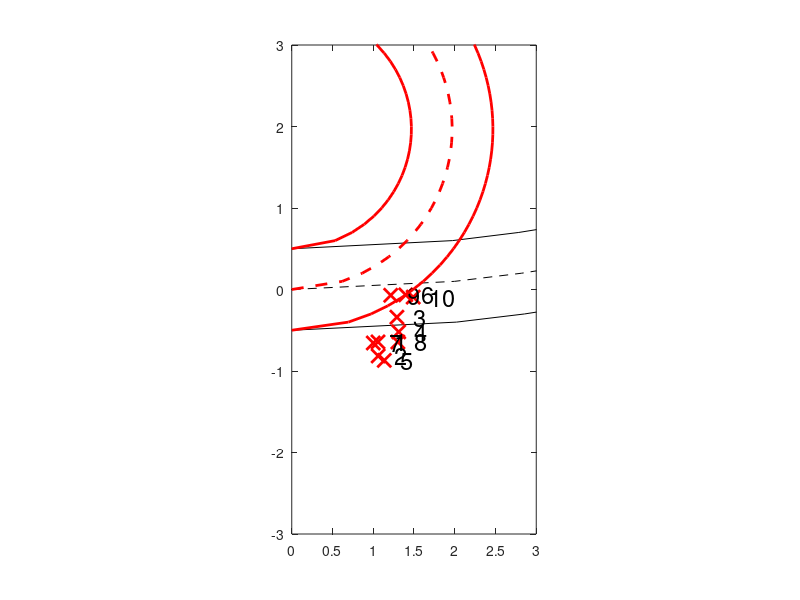

Reproduce this figure in MATLAB.
% This code creates obstacles at random points in front of the robot.
% It then calculates the radius of the constant curvature path that
% intersects with that point. Finally, it plots the obstacle and the path.

%% Create 'num_obs' obstacles at random x,y locations in front of the robot.
num_obs = 10;
% Define the box in front of the robot (0:xmax,-ymax:ymax)
xmax = 1.5;
xmin = 1;
ymax = 0;
ymin = -1;
% store random x and y points of obstacles in two arrays
% _tot suffix is used to designate these as all the obstacles
x_obs_tot = xmin + (xmax-xmin)*rand(num_obs,1);
y_obs_tot = ymin + (ymax-ymin)*rand(num_obs,1);

%% Define vehicle (max width and speed)
% Max width of vehicle
max_width = 1;
half_width = max_width/2;
% Commanded linear and angular velocity pre-obstacle avoidance
v_pre = 2;
omega_pre = .1;
% And the radius of curvature
R_pre = v_pre/omega_pre;

% Find which obstacles are in the path
% TODO: Add distance filter as well (only worry about close
% obstacles)
% The robot drives along a circle defined by R_pre. An inner and
% outer circle are offset from this by half_width.
in_path = @(x,y,r,w) sqrt(x.^2+(r-y).^2)>=(r-w/2) & ...
                     sqrt(x.^2+(r-y).^2)<=(r+w/2);
in_path_pre = in_path(x_obs_tot,y_obs_tot,R_pre,max_width);
x_obs = x_obs_tot(:);
y_obs = y_obs_tot(:);

% TODO: Once new path is found, see if an obstacle is in the new path. If a
% larger change is needed to avoid any new obstacles, see if turning the
% other direction is better. Keep checking until there are no obstacles in
% the new path.

%% Calculate ideal omega for obstacle avoidance
% Calculate the radius of curvature of a circle that would just touch those
% points on the left or right side. R_right means that the robot passes the
% obstacle to the right of the obstacle, and opposite for R_left.
R_left = ((x_obs).^2+(y_obs+half_width).^2)./(2*(y_obs+half_width))-half_width;
R_right = ((x_obs).^2+(y_obs-half_width).^2)./(2*(y_obs-half_width))+half_width;
R_pos = [R_left; R_right];
% Possible values of omega
omega_pos = v_pre./R_pos;

% Create a table of obstacle lable, x,y position, and left/right curvature.
% Sort left and right path's in order of increasing curvature. (1/R)
table = [(1:num_obs)' x_obs y_obs 1./R_left 1./R_right];
table_left = sortrows(table,4);
table_right = sortrows(table,5);

% Look left. Find the first obstacle we can pass to its left, with room
% between it and the next obstacle.
n = find(table_left(:,4)>1/R_pre,1);
dist = sqrt((table_left(n,2)-table_left(n+1,2))^2+(table_left(n,3)-table_left(n+1,3))^2);
while dist < max_width && n < num_obs-1
    n = n+1;
    dist = sqrt((table_left(n,2)-table_left(n+1,2))^2+(table_left(n,3)-table_left(n+1,3))^2);
end

curvLeft = table_left(n,4);

% Look right. Find the first obstacle we can pass to its right, with room
% between it and the next obstacle.
n = num_obs+1-find(flipud(table_right(:,5))<1/R_pre,1);
dist = sqrt((table_right(n,2)-table_right(n-1,2))^2+(table_right(n,3)-table_right(n-1,3))^2);
while dist < max_width && n > 2
    n = n-1;
    dist = sqrt((table_right(n,2)-table_right(n-1,2))^2+(table_right(n,3)-table_right(n-1,3))^2);
end
curvRight = table_right(n,5);

leftOrRight = abs(curvLeft-1/R_pre) < abs(curvRight-1/R_pre);
curvBest = leftOrRight*curvLeft + (~leftOrRight)*curvRight;
omegaBest = v_pre*curvBest;
RBest = 1/curvBest;

if sum(in_path_pre)<0.5
    RBest = R_pre;
end

omega_max_left = min(omega_pos(omega_pos-omega_pre<0));
omega_max_right = max(omega_pos(omega_pos-omega_pre>0));

% Of the possible omegas, we want to choose the best according to the
% following criteria:
% 1.) If there are no obstacles in the current path, keep the current omega
% 2.) If there are 1 or more obstacles in the path
omega_new = omega_pos(min(abs(omega_pos-omega_pre))==abs(omega_pos-omega_pre));
delta_omega = omega_new-omega_pre;
R_new = R_pos(min(abs(omega_pos-omega_pre))==abs(omega_pos-omega_pre));

%% Plot the obstacles and the paths to reach them
figure(1)
cols = get(gca,'colororder');
% Plot the original path in black
y_mid = 0:sign(R_pre)*0.1:2*R_pre;
y_left = -half_width:sign(R_pre+half_width-(-half_width))*0.1:2*R_pre+half_width;
y_right = half_width:sign(R_pre+half_width-(-half_width))*0.1:2*R_pre-half_width;

x_mid = abs(sqrt(2*R_pre-y_mid).* sqrt(y_mid));
x_left  = abs(sqrt(half_width+2*R_pre-y_left ).*sqrt(half_width+y_left ));
x_right = abs(sqrt(half_width-2*R_pre+y_right).*sqrt(half_width-y_right));

plot(x_mid,y_mid,'--','Color',[0 0 0])
hold on
plot(x_left,y_left,'Color',[0 0 0])
plot(x_right,y_right,'Color',[0 0 0])

% Plot all the obstacles with red x's
plot(x_obs_tot,y_obs_tot,'xr','MarkerSize',10,'LineWidth',2)
% And label them
for i = 1:num_obs  
    h = text(x_obs(i)+0.2,y_obs(i), sprintf('%d',i));
    set(h,'FontSize',17)
end

%{
for i = 1:length(x_obs)
    y_mid = 0:sign(R_left(i)+half_width-(-half_width))*0.1:2*R_left(i);
    y_left = -half_width:sign(R_left(i)+half_width-(-half_width))*0.1:2*R_left(i)+half_width;
    y_right = half_width:sign(R_left(i)+half_width-(-half_width))*0.1:2*R_left(i)-half_width;
    
    x_mid   = abs( sqrt(              2*R_left(i) - y_mid   ) .* sqrt(              y_mid   ));
    x_left  = abs( sqrt( half_width + 2*R_left(i) - y_left  ) .* sqrt( half_width + y_left  ));
    x_right = abs( sqrt( half_width - 2*R_left(i) + y_right ) .* sqrt( half_width - y_right ));
    
    plot(x_mid,y_mid,'--','Color',cols(mod(i,7)+1,:))
    plot(x_left,y_left,'Color',cols(mod(i,7)+1,:))
    plot(x_right,y_right,'Color',cols(mod(i,7)+1,:))
end
for i = 1:length(x_obs)
    y_mid = 0:sign(R_right(i)+half_width-(-half_width))*0.1:2*R_right(i);
    y_left = -half_width:sign(R_right(i)+half_width-(-half_width))*0.1:2*R_right(i)+half_width;
    y_right = half_width:sign(R_right(i)+half_width-(-half_width))*0.1:2*R_right(i)-half_width;
    
    x_mid   = abs( sqrt(              2*R_right(i) - y_mid   ) .* sqrt(              y_mid   ));
    x_left  = abs( sqrt( half_width + 2*R_right(i) - y_left  ) .* sqrt( half_width + y_left  ));
    x_right = abs( sqrt( half_width - 2*R_right(i) + y_right ) .* sqrt( half_width - y_right ));
    
    plot(x_mid,y_mid,'--','Color',cols(mod(i+num_obs,7)+1,:))
    plot(x_left,y_left,'Color',cols(mod(i+num_obs,7)+1,:))
    plot(x_right,y_right,'Color',cols(mod(i+num_obs,7)+1,:))
end
%}

% Plot the Best Path
y_mid = 0:sign(RBest+half_width-(-half_width))*0.1:2*RBest;
y_left = -half_width:sign(RBest+half_width-(-half_width))*0.1:2*RBest+half_width;
y_right = half_width:sign(RBest+half_width-(-half_width))*0.1:2*RBest-half_width;

x_mid   = abs( sqrt(              2*RBest - y_mid   ) .* sqrt(              y_mid   ));
x_left  = abs( sqrt( half_width + 2*RBest - y_left  ) .* sqrt( half_width + y_left  ));
x_right = abs( sqrt( half_width - 2*RBest + y_right ) .* sqrt( half_width - y_right ));

plot(x_mid,y_mid,'--r','LineWidth',2)
plot(x_left,y_left,'r','LineWidth',2)
plot(x_right,y_right,'r','LineWidth',2)
    
hold off
axis equal
xlim([0 3])
ylim([-3 3])

%% Make R theta pairs
r = sqrt(x_obs_tot.^2 + y_obs_tot.^2);
theta = atan2(y_obs_tot,x_obs_tot);

